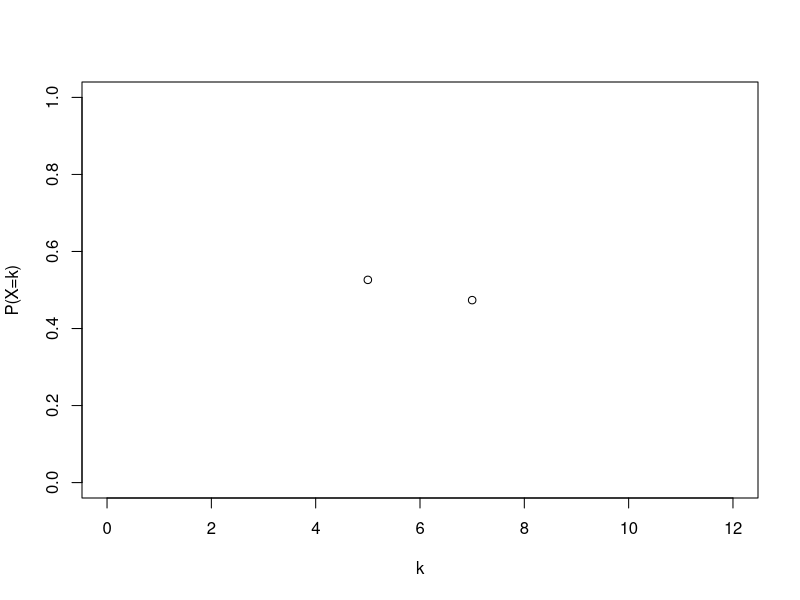
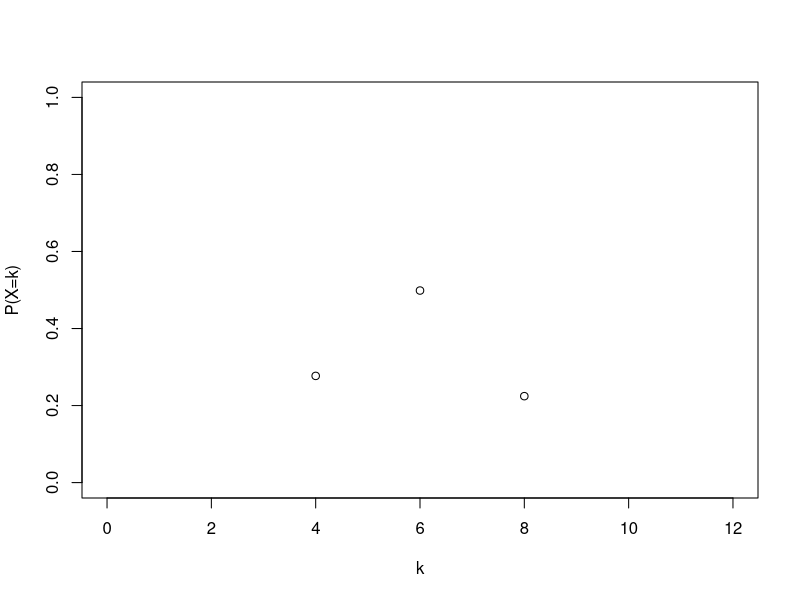
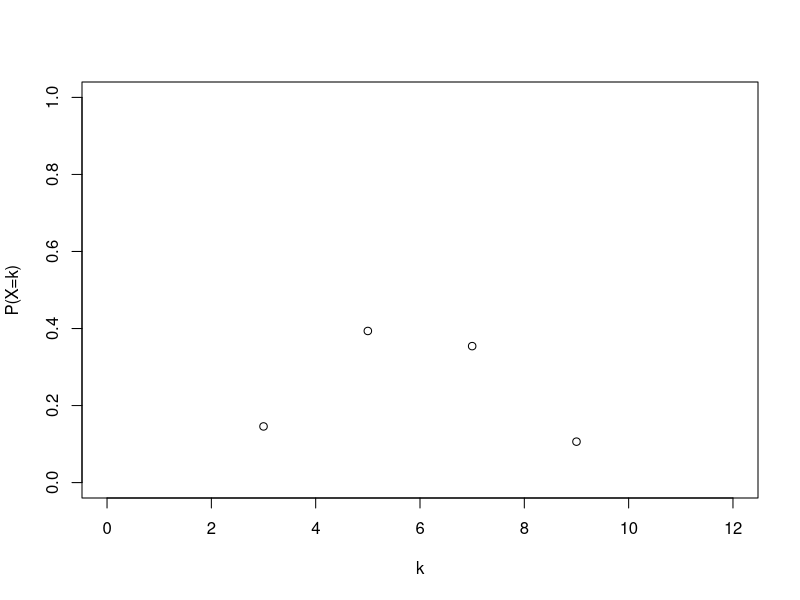
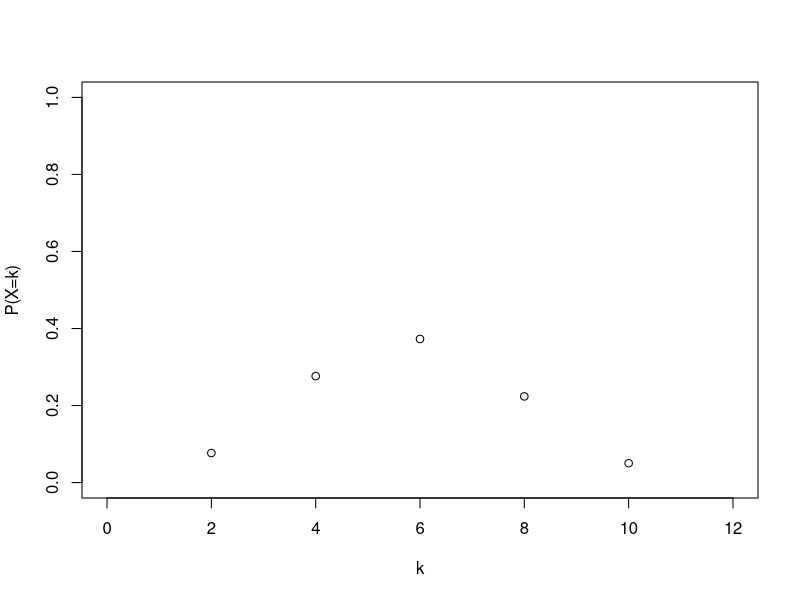
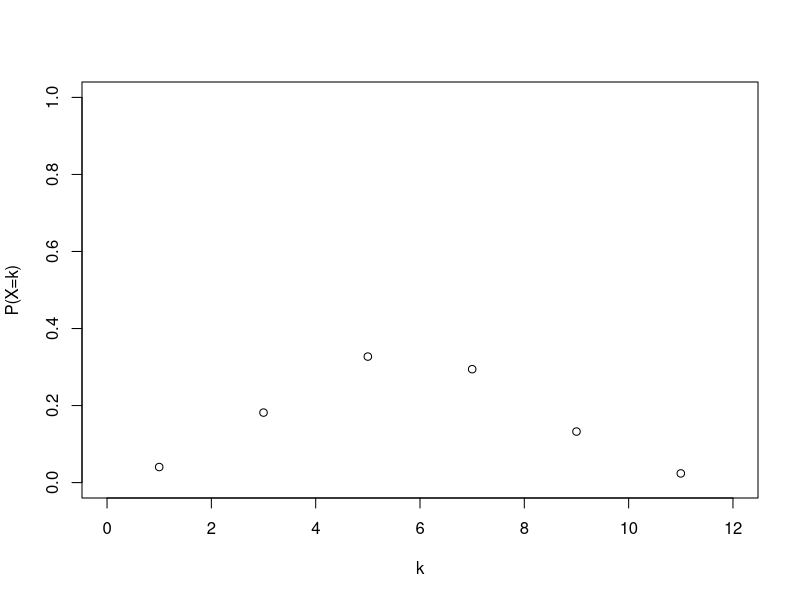
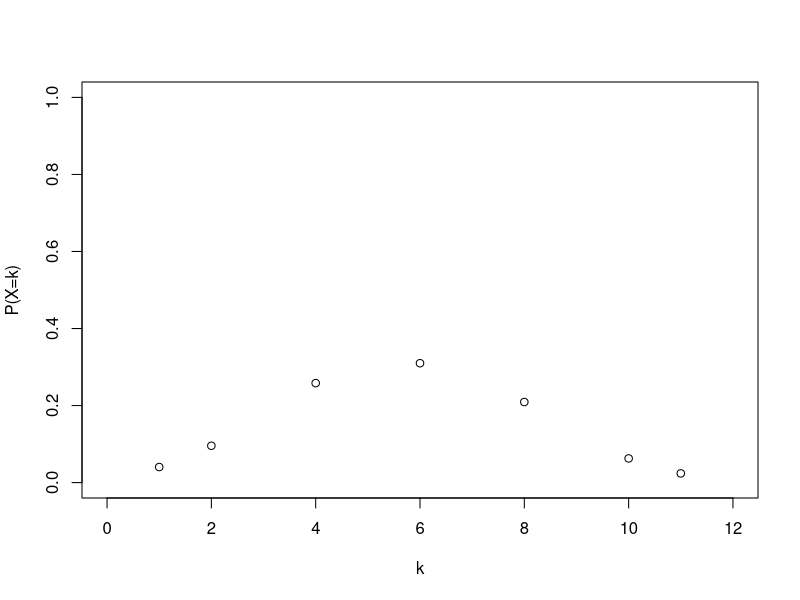
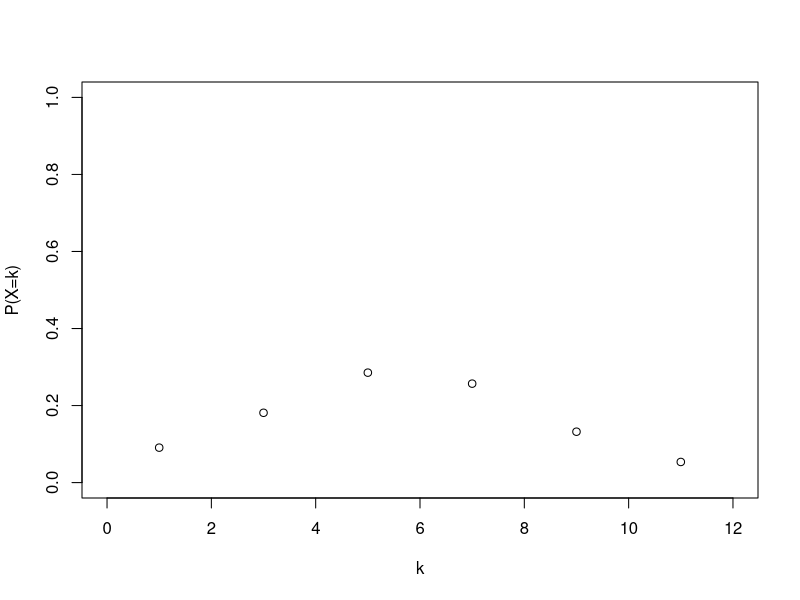
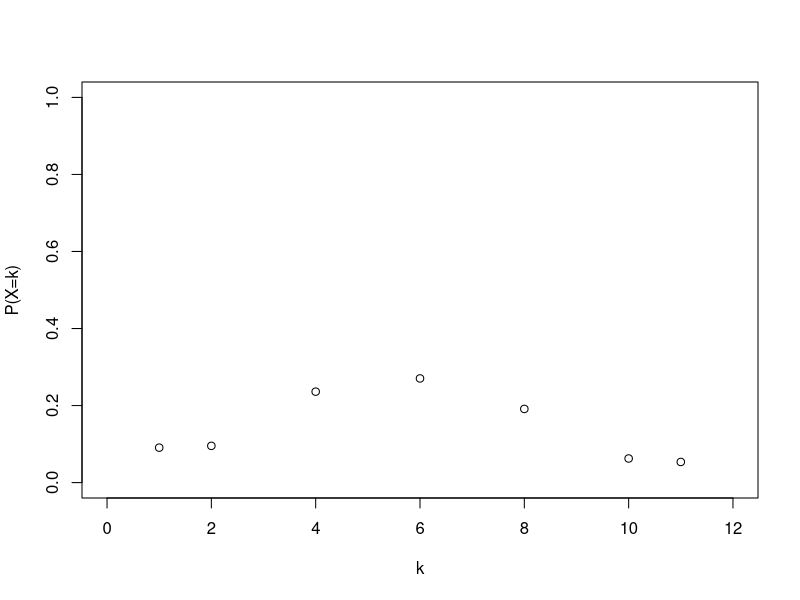

These figures' R source, in order:
# Markov chain intro demo

# Simple random walks with absorbing or reflective BCs
# Interpret as Gambler's ruin
p <- 18/38 # prob of winning
q <- 1-p   # prob of losing
n <- 10   # upper absorbing barrier
c <- 5    # initial state
P <- matrix(0,n+1,n+1)
for (i in 2:n) {
  P[i,i+1] <- p
  P[i,i-1] <- q
}
P[1,1] <- 1 # absorbing boundary
P[n+1,n+1] <- 1
#P[1,2] <- 1 # reflecting boundary
#P[n+1,n] <- 1
x <- matrix(0,1,n+1)
x[1,c+1] <- 1
for (i in 1:30) {
  x <- x %*% P
  plot((1:(n+1))[x>0],x[x>0],xlim=c(0,n+2),
       ylim=c(0,1),xlab="k",ylab="P(X=k)")
  Sys.sleep(.2)
}

# random walk with 5 states and absorbing boundaries
# demo with initial probability vector
nstates <- 5
p <- 1/2
P <- matrix(0,nstates,nstates)
P[1,1] <- 1
P[nstates,nstates] <- 1
for (j in 2:(nstates-1)) {
  P[j,j-1] <- p
  P[j,j+1] <- 1-p
}
P
rownames(P) <- c("0","1","2","3","4")
colnames(P) <- c("0","1","2","3","4")
P

# stochastic matrix: each row sums to 1
rowSums(P) 

alpha <- c(0,0,1,0,0) # initially at state 3
alpha %*% P

# to take powers, need matrix exponentiation package expm
#install.packages('expm')
library(expm)

alpha %*% (P %^% 2)
alpha %*% (P %^% 3)
alpha %*% (P %^% 4)
alpha %*% (P %^% 20)

# P^n converges to a matrix with information about large-time behavior
P %^% 20 
P %^% 50
P %^% 100
round(P %^% 100, 6) # round to at most 6 decimal places
